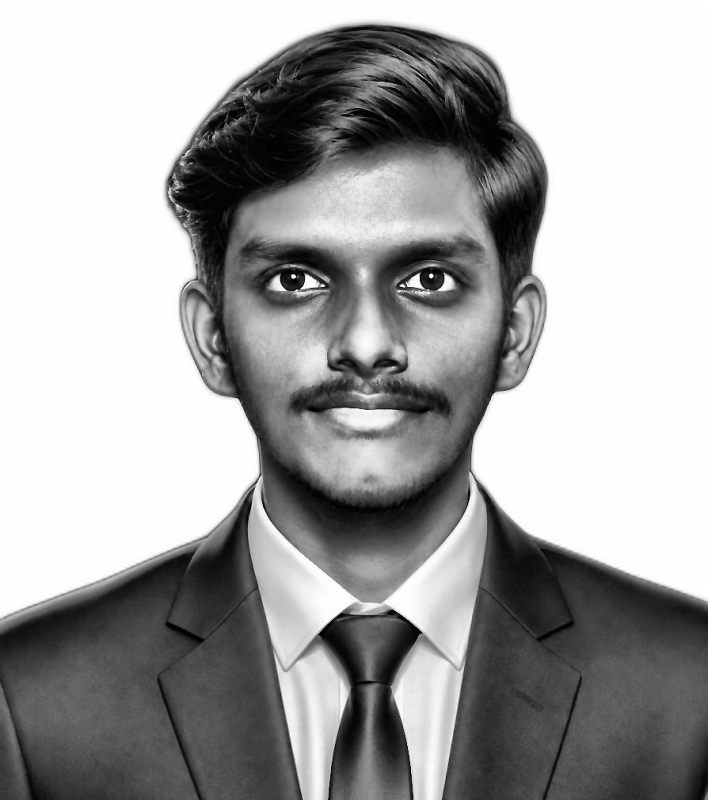
#> input picture assets/source-prepped.png, 708 x 800 px
$ python make_ascii_svg.py
#> lines starting #> are read from the running program, lines starting #| are printed output that depends on the picture
#!/usr/bin/env python3
"""
make_ascii_svg.py

Converts preprocessed portrait image ('assets/source-prepped.png') into an animated
monochrome ASCII SVG portrait ('avi-ascii.svg').

Features:
- Configurable parameters (ASCII columns, rows, colors, font, animation speed).
- Monochrome density mapping using " .`:-=+*cs#%@".
- Pure SVG + CSS animations (no JavaScript, no external assets).
- Top-to-bottom row-by-row typing reveal with moving block cursor (█ or ▌).
- Accessible (<title>, <desc>, aria-labelledby).
- Optimized SVG size with reusable delay classes and clipPath definitions.
"""

import sys
from pathlib import Path
from PIL import Image

# ==============================================================================
# CONFIGURATION SECTION
# ==============================================================================

ASCII_COLS = 100               # Number of character columns (~100)
ASCII_ROWS = 53                # Number of character rows (~53)

DENSITY_RAMP = " .`:-=+*cs#%@" # Bright -> Dark character density ramp

FOREGROUND_COLOR = "#c9d1d9"   # Monochrome text & cursor color (GitHub dark theme white/silver)
FONT_FAMILY = "Consolas, Menlo, Monaco, 'Courier New', monospace"
FONT_SIZE = 12                 # Monospace font size (px)
CELL_ASPECT = 0.60             # Character width-to-height ratio (width = size * 0.6)
LINE_HEIGHT_RATIO = 1.15       # Line height multiplier

ANIM_SPEED_SEC = 3.5           # Total typing animation duration (seconds)
CURSOR_CHAR = "█"              # Cursor character ("█" or "▌")

PADDING_X = 20                 # Horizontal padding (px)
PADDING_Y = 30                 # Vertical padding (px)


def load_and_sample_image(img_path: Path, cols: int, rows: int) -> list:
    """
    Load prepped image, crop to target aspect ratio, and sample into a 2D matrix
    of ASCII characters based on pixel density.
    """
    if not img_path.exists():
        cwd_img = Path("assets/source-prepped.png")
        if cwd_img.exists():
            img_path = cwd_img
        else:
            raise FileNotFoundError(f"Prepped image not found at: {img_path}")

    img = Image.open(img_path).convert("L")
    img_w, img_h = img.size

    # Calculate grid dimensions and cell aspect ratios
    char_w = FONT_SIZE * CELL_ASPECT
    char_h = FONT_SIZE * LINE_HEIGHT_RATIO
    target_grid_w = cols * char_w
    target_grid_h = rows * char_h

    # Calculate target aspect ratio to avoid facial distortion
    target_aspect = target_grid_w / target_grid_h
    img_aspect = img_w / float(img_h)

    if img_aspect > target_aspect:
        # Image is wider -> crop left/right margins
        crop_w = int(img_h * target_aspect)
        left = (img_w - crop_w) // 2
        crop_box = (left, 0, left + crop_w, img_h)
    else:
        # Image is taller -> crop top/bottom margins
        crop_h = int(img_w / target_aspect)
        top = (img_h - crop_h) // 2
        crop_box = (0, top, img_w, top + crop_h)

    cropped = img.crop(crop_box)
    resized = cropped.resize((cols, rows), Image.Resampling.LANCZOS)

    # Convert grayscale values (0=black, 255=white) to ASCII density ramp
    # Bright pixels (255) -> sparse chars (ramp[0]), Dark pixels (0) -> dense chars (ramp[-1])
    ramp_len = len(DENSITY_RAMP)
    ascii_matrix = []

    for r in range(rows):
        row_chars = []
        for c in range(cols):
            val = resized.getpixel((c, r))
            idx = int((255 - val) / 255.0 * (ramp_len - 1))
            row_chars.append(DENSITY_RAMP[idx])
        ascii_matrix.append("".join(row_chars))

    return ascii_matrix


def generate_ascii_svg(ascii_matrix: list) -> str:
    """Generate animated monochrome ASCII SVG XML text."""
    rows = len(ascii_matrix)
    cols = len(ascii_matrix[0]) if rows > 0 else 0

    char_w = FONT_SIZE * CELL_ASPECT
    char_h = FONT_SIZE * LINE_HEIGHT_RATIO

    grid_w = cols * char_w
    grid_h = rows * char_h

    svg_w = int(PADDING_X * 2 + grid_w)
    svg_h = int(PADDING_Y * 2 + grid_h)

    # Time calculations
    total_time = float(ANIM_SPEED_SEC)
    time_per_row = total_time / float(rows)
    row_type_duration = max(time_per_row * 1.2, 0.06)

    # Generate CSS reusable animation delay classes and keyframes
    delay_css_rules = []
    clip_defs = []

    for r in range(rows):
        row_delay = r * time_per_row
        delay_css_rules.append(f"      .cd-{r} {{ animation-delay: {row_delay:.3f}s; }}")

        # Clip rect for line r
        clip_y = PADDING_Y + r * char_h - (char_h * 0.2)
        clip_h = char_h * 1.3
        clip_defs.append(
            f'    <clipPath id="cp-{r}"><rect class="cr cd-{r}" x="{PADDING_X}" y="{clip_y:.1f}" '
            f'width="0" height="{clip_h:.1f}" /></clipPath>'
        )

    # Generate Cursor movement keyframes
    cursor_keyframes = []
    cursor_keyframes.append("      @keyframes moveCursor {")

    for r in range(rows):
        t_start = r * time_per_row
        t_end = t_start + row_type_duration
        pct_start = (t_start / total_time) * 100.0
        pct_end = min((t_end / total_time) * 100.0, 100.0)

        y_pos = PADDING_Y + r * char_h

        cursor_keyframes.append(
            f"        {pct_start:.2f}% {{ transform: translate({PADDING_X}px, {y_pos:.1f}px); opacity: 1; }}"
        )
        cursor_keyframes.append(
            f"        {pct_end:.2f}% {{ transform: translate({PADDING_X + grid_w:.1f}px, {y_pos:.1f}px); opacity: 1; }}"
        )

    cursor_keyframes.append("        100% { opacity: 0; }")
    cursor_keyframes.append("      }")

    delay_css_str = "\n".join(delay_css_rules)
    clip_defs_str = "\n".join(clip_defs)
    cursor_keyframes_str = "\n".join(cursor_keyframes)

    svg = []
    # Root SVG with accessibility and responsive scaling
    svg.append(
        f'<svg xmlns="http://www.w3.org/2000/svg" viewBox="0 0 {svg_w} {svg_h}" '
        f'width="100%" height="100%" preserveAspectRatio="xMidYMid meet" '
        f'style="max-width: {svg_w}px; height: auto;" role="img" '
        f'aria-labelledby="ascii-title ascii-desc">'
    )

    # Accessible Title & Description
    svg.append('  <title id="ascii-title">Animated Monochrome ASCII Portrait</title>')
    svg.append(
        '  <desc id="ascii-desc">A self-typing monochrome ASCII art representation of a human portrait for GitHub profile.</desc>'
    )

    # Embedded CSS Definitions
    svg.append(f"""  <defs>
    <style>
      .ascii-text {{
        font-family: {FONT_FAMILY};
        font-size: {FONT_SIZE}px;
        fill: {FOREGROUND_COLOR};
        white-space: pre;
      }}
      .cursor-text {{
        font-family: {FONT_FAMILY};
        font-size: {FONT_SIZE}px;
        fill: {FOREGROUND_COLOR};
        opacity: 0;
        animation: moveCursor {total_time:.2f}s linear forwards;
      }}
      @keyframes revealRow {{
        0% {{ width: 0px; }}
        100% {{ width: {grid_w:.1f}px; }}
      }}
      .cr {{
        animation: revealRow {row_type_duration:.3f}s linear forwards;
      }}
{delay_css_str}
{cursor_keyframes_str}
    </style>
{clip_defs_str}
  </defs>""")

    # ASCII Text Rows
    svg.append('  <!-- ASCII Art Text Grid -->')
    svg.append('  <g class="ascii-art">')
    for r, row_str in enumerate(ascii_matrix):
        y_pos = PADDING_Y + r * char_h + (FONT_SIZE * 0.8)
        # Escape any XML special characters if present
        escaped_str = (
            row_str.replace("&", "&amp;")
            .replace("<", "&lt;")
            .replace(">", "&gt;")
        )
        svg.append(
            f'    <text x="{PADDING_X}" y="{y_pos:.1f}" class="ascii-text" '
            f'clip-path="url(#cp-{r})" xml:space="preserve">{escaped_str}</text>'
        )
    svg.append('  </g>')

    # Animated Block Cursor
    svg.append('  <!-- Typing Cursor -->')
    svg.append(f'  <text class="cursor-text" xml:space="preserve">{CURSOR_CHAR}</text>')

    svg.append('</svg>')
    return "\n".join(svg)


def main():
    script_dir = Path(__file__).resolve().parent
    project_root = script_dir.parent

    prepped_img_path = project_root / "assets" / "source-prepped.png"
    output_svg_path = project_root / "avi-ascii.svg"

    print(f"Loading prepped image from: {prepped_img_path}")
    ascii_matrix = load_and_sample_image(prepped_img_path, ASCII_COLS, ASCII_ROWS)
#> in load_and_sample_image, img is the input picture: PIL image 708x800 L; min 0, max 255, mean 164.3
#> in load_and_sample_image, `cropped = img.crop(crop_box)`:
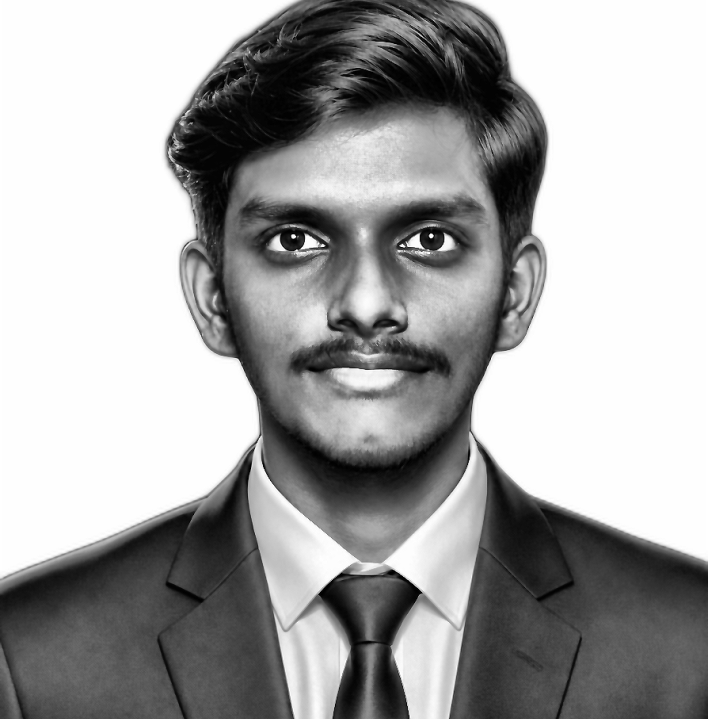
#> cropped: PIL image 708x719 L; min 0, max 255, mean 164.7
#> in load_and_sample_image, `resized = cropped.resize((cols, rows), Image.Resampling.LANCZOS)`:
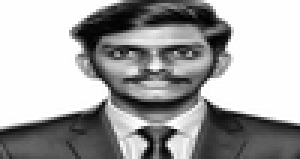
#> resized: PIL image 100x53 L (shown 3 times larger); min 0, max 255, mean 164.5
#> after the loop in load_and_sample_image, `for r in range(rows):`: ascii_matrix = 53 items
#> ascii_matrix = 53 items

    print(f"Generating ASCII SVG ({ASCII_COLS} cols x {ASCII_ROWS} rows)...")
    svg_content = generate_ascii_svg(ascii_matrix)
#> in generate_ascii_svg, `rows = len(ascii_matrix)`: rows = 53
#> in generate_ascii_svg, `cols = len(ascii_matrix[0]) if rows > 0 else 0`: cols = 100
#> in generate_ascii_svg, `grid_w = cols * char_w`: grid_w = 720
#> in generate_ascii_svg, `grid_h = rows * char_h`: grid_h = 731.4
#> in generate_ascii_svg, `svg_w = int(PADDING_X * 2 + grid_w)`: svg_w = 759
#> in generate_ascii_svg, `svg_h = int(PADDING_Y * 2 + grid_h)`: svg_h = 791
#> in generate_ascii_svg, `time_per_row = total_time / float(rows)`: time_per_row = 0.066
#> in generate_ascii_svg, `row_type_duration = max(time_per_row * 1.2, 0.06)`: row_type_duration = 0.0792
#> the loop in generate_ascii_svg, `for r in range(rows):` made 53 passes
#> row_delay on passes 1 to 12: 0, 0.066, 0.132, 0.198, 0.264, 0.33, 0.396, 0.462, 0.528, 0.594, 0.66, 0.726
#> after the loop in generate_ascii_svg, `for r in range(rows):`: clip_defs = 53 items
#> the loop in generate_ascii_svg, `for r in range(rows):` made 53 passes
#> (t_start, t_end, pct_start, pct_end) on passes 1 to 12: (0, 0.0792, 0, 2.26), (0.066, 0.145, 1.89, 4.15), (0.132, 0.211, 3.77, 6.04), (0.198, 0.277, 5.66, 7.92), (0.264, 0.343, 7.55, 9.81), (0.33, 0.409, 9.43, 11.7), (0.396, 0.475, 11.32, 13.58), (0.462, 0.542, 13.21, 15.47), (0.528, 0.608, 15.09, 17.36), (0.594, 0.674, 16.98, 19.25), (0.66, 0.74, 18.87, 21.13), (0.726, 0.806, 20.75, 23.02)
#> after the loop in generate_ascii_svg, `for r in range(rows):`: cursor_keyframes = 107 items
#> the loop in generate_ascii_svg, `for r, row_str in enumerate(ascii_matrix):` made 53 passes
#> y_pos on passes 1 to 12: 39.6, 53.4, 67.2, 81, 94.8, 108.6, 122.4, 136.2, 150, 163.8, 177.6, 191.4
#> after the loop in generate_ascii_svg, `for r, row_str in enumerate(ascii_matrix):`: svg = 59 items

    print(f"Writing SVG to: {output_svg_path}")
    with open(output_svg_path, "w", encoding="utf-8") as f:
        f.write(svg_content)

    print("Successfully generated avi-ascii.svg!")


if __name__ == "__main__":
    main()
